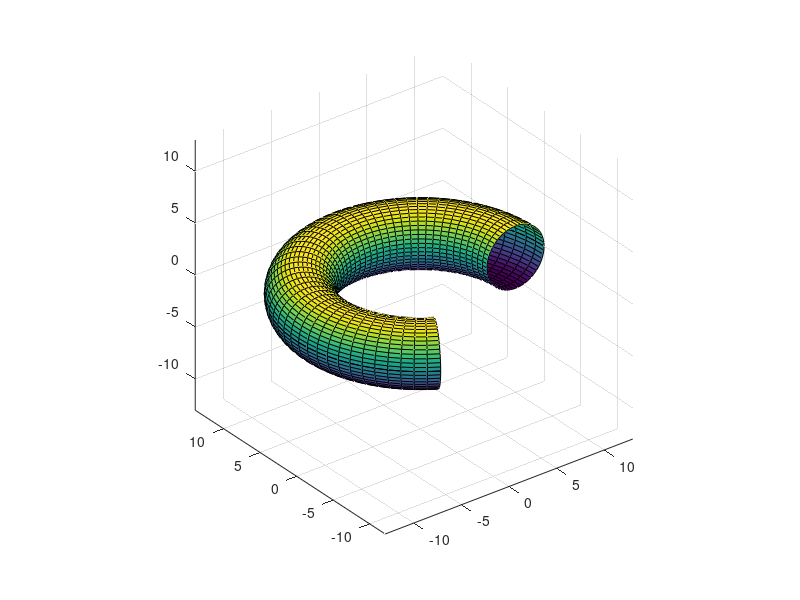
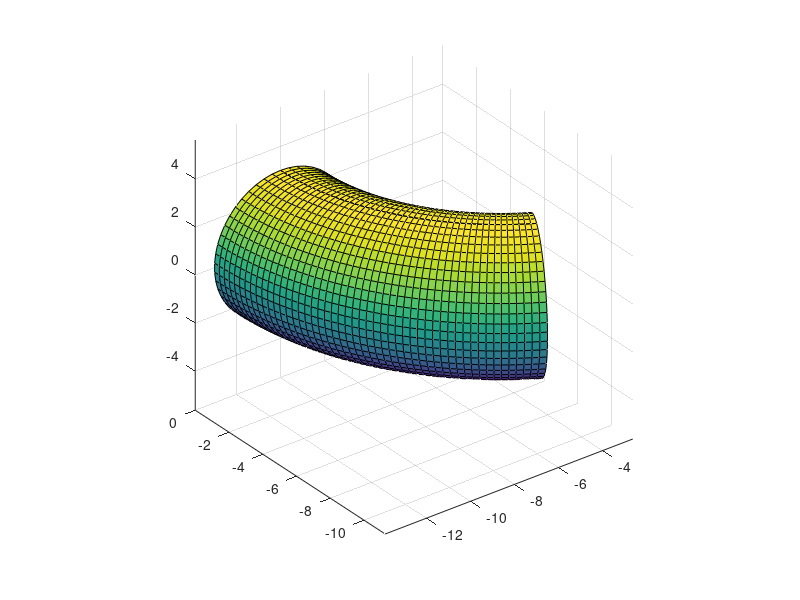

MATLAB code to generate these figures, in order:
function demoRevolutionSurface
%DEMOREVOLUTIONSURFACE Demo of revolutionSurface
%
%   Example
%     demoRevolutionSurface
%
%   See also
%

% ------
% Author: David Legland
% e-mail: david.legland@inra.fr
% Created: 2007-04-20
% Copyright 2007 INRA - BIA PV Nantes - MIAJ Jouy-en-Josas.


%% Draw a torus with vertical axis as revolution axis

circle  = circleToPolygon([10 0 3], 50);
[x, y, t] = revolutionSurface(circle, linspace(0, 4*pi/3, 50));

figure;
surf(x, y, t);
axis equal;


%% Draw a torus with horizontal axis as revolution axis

circle  = circleToPolygon([0 10 3], 50);
[x, y, t] = revolutionSurface(circle, [0 0 1 0], linspace(0, pi/3, 50));

figure;
surf(x, y, t);
axis equal;
drawnow;

end

%% Inner function to avoid call to geom2d module
function varargout = circleToPolygon(circle, varargin)
%CIRCLETOPOLYGON Convert a circle into a series of points
%
%   P = circleToPolygon(CIRC, N);
%   Converts the circle CIRC into an array of  (N+1)-by-2 of double,
%   containing x and y positions of vertices.
%   CIRC is given as [x0 y0 r], where x0 and y0 are coordinate of center,
%   and r is the radius. 
%   The resulting polygon is closed (first and last vertices are the same).
%
%   P = circleToPolygon(CIRCLE);
%   uses a default value of N=64 vertices.
%
%   Example
%   circle = circleToPolygon([10 0 5], 16);
%   figure;
%   drawPolygon(circle);
%
%   See also:
%   circles2d, polygons2d, circleArcToPolyline, ellipseToPolygon
%
%
% ---------
% author : David Legland 
% created the 06/04/2005.
% Copyright 2010 INRA - Cepia Software Platform.
%

% HISTORY
% 2007-04-20 return a closed polygon with N+1 vertices, use default N=64
% 2011-12-09 rename to 'circleToPolygon'

% determines number of points
N = 64;
if ~isempty(varargin)
    N = varargin{1};
end

% create circle
t = linspace(0, 2*pi, N+1)';
x = circle(1) + circle(3) * cos(t);
y = circle(2) + circle(3) * sin(t);

if nargout == 1
    varargout{1} = [x y];
elseif nargout == 2
    varargout{1} = x;
    varargout{2} = y;    
end

end
